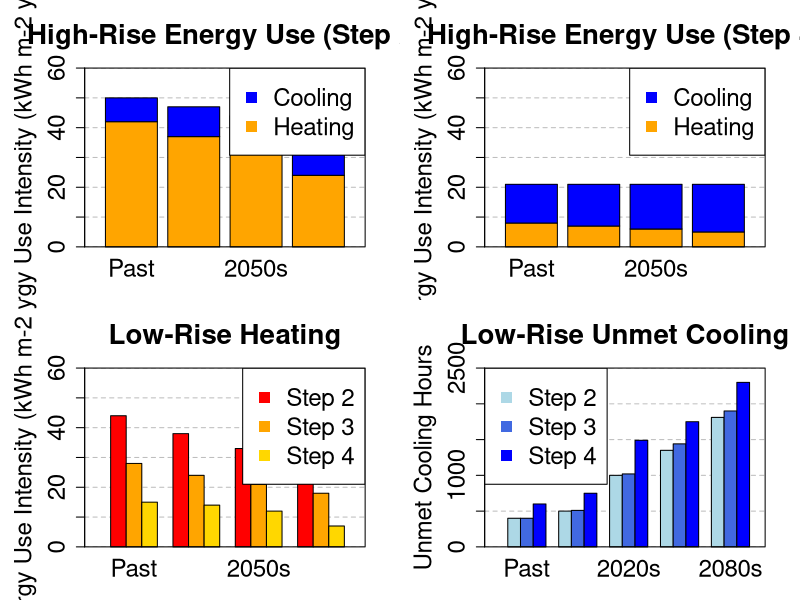

Generate this figure with R:
##Script to make cleaner version of energy model output for AGU poster


hr.cool.step2 <- c(8,10,13,15)
hr.heat.step2 <- c(42,37,31,24)
hr.step2 <- rbind(hr.heat.step2,hr.cool.step2)
colnames(hr.step2) <- c('Past','2020s','2050s','2080s')

hr.cool.step4 <- c(13,14,15,16)
hr.heat.step4 <- c(8,7,6,5)
hr.step4 <- rbind(hr.heat.step4,hr.cool.step4)
colnames(hr.step4) <- c('Past','2020s','2050s','2080s')

png('/storage/data/projects/rci/weather_files/high.low.rise.energy.png',width=1000,height=600)


par(mfrow=c(2,2))
par(mar=c(3.2,5.1,4.1,2.1))
plot(c(),xlim=c(0,5),ylim=c(0,60),main='High-Rise Energy Use (Step 2)',xlab='',ylab='Energy Use Intensity (kWh m-2 y-1)',axes=F,yaxs='i',cex.main=2,cex.axis=1.75,cex.lab=1.75)
abline(h=seq(0,70,10),col='gray',lty=2)
barplot(hr.step2,col=c('orange','blue'),add=TRUE,cex.axis=1.75,cex.names=1.75)
legend('topright',leg=c('Cooling','Heating'),col=c('blue','orange'),pch=15,bg='white',cex=1.75)
box(which='plot')


plot(c(),xlim=c(0,5),ylim=c(0,60),main='High-Rise Energy Use (Step 4)',xlab='',ylab='Energy Use Intensity (kWh m-2 y-1)',axes=F,yaxs='i',cex.main=2,cex.axis=1.75,cex.lab=1.75)
abline(h=seq(0,70,10),col='gray',lty=2)
barplot(hr.step4,col=c('orange','blue'),add=TRUE,cex.axis=1.75,cex.names=1.75)
legend('topright',leg=c('Cooling','Heating'),col=c('blue','orange'),pch=15,bg='white',cex=1.75)
box(which='plot')

lr.heat.step2 <- c(44,38,33,28)
lr.heat.step3 <- c(28,24,21,18)
lr.heat.step4 <- c(15,14,12,7)
lr.heat <- rbind(lr.heat.step2,lr.heat.step3,lr.heat.step4)
colnames(lr.heat) <- c('Past','2020s','2050s','2080s')
rownames(lr.heat) <- c('Step 2','Step 3','Step 4') 


plot(c(),xlim=c(0,5),ylim=c(0,60),main='Low-Rise Heating',xlab='',ylab='Energy Use Intensity (kWh m-2 y-1)',axes=F,yaxs='i',cex.main=2,cex.axis=1.75,cex.lab=1.75)
abline(h=seq(0,70,10),col='gray',lty=2)
barplot(lr.heat,col=c('red','orange','gold'),add=TRUE,beside=T,width=0.3,cex.names=1.75,cex.axis=1.75)
legend('topright',leg=c('Step 2','Step 3','Step 4'),col=c('red','orange','gold'),pch=15,bg='white',cex=1.75)
box(which='plot')

lr.cool.step2 <- c(400,500,1000,1350,1810)
lr.cool.step3 <- c(400,510,1020,1440,1900)
lr.cool.step4 <- c(600,750,1490,1750,2300)
lr.cool <- rbind(lr.cool.step2,lr.cool.step3,lr.cool.step4)
colnames(lr.cool) <- c('Past','Now','2020s','2050s','2080s')
rownames(lr.cool) <- c('Step 2','Step 3','Step 4') 


plot(c(),xlim=c(0,5),ylim=c(0,2500),main='Low-Rise Unmet Cooling',xlab='',ylab='Unmet Cooling Hours',axes=F,yaxs='i',cex.main=2,cex.axis=1.75,cex.lab=1.75)
abline(h=seq(0,2500,500),col='gray',lty=2)
barplot(lr.cool,col=c('lightblue','royalblue','blue'),add=TRUE,beside=T,width=0.245,cex.names=1.75,cex.axis=1.75)
legend('topleft',leg=c('Step 2','Step 3','Step 4'),col=c('lightblue','royalblue','blue'),pch=15,bg='white',cex=1.75)
box(which='plot')

dev.off()